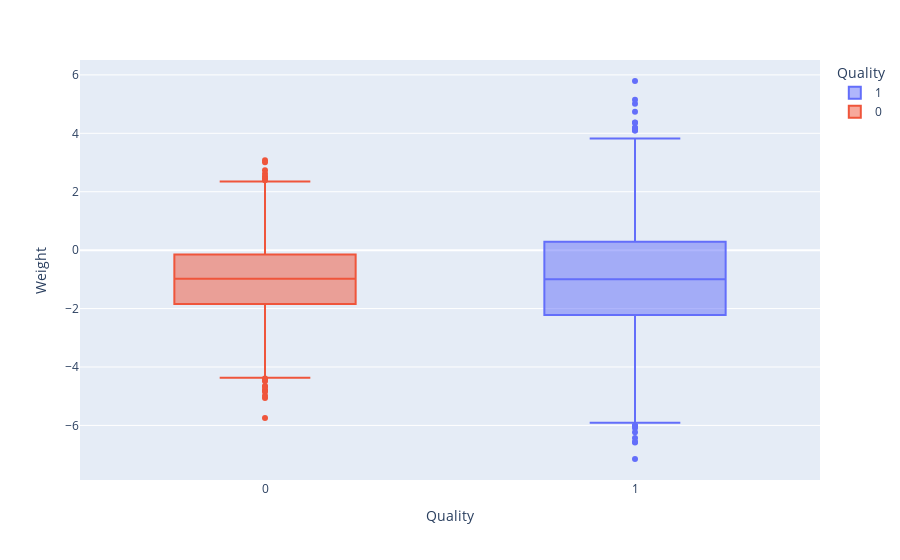

This figure's notebook cell:
### Code cell
# BoxPlot Quality x Weight
# Será que tem diferença de peso, entre as frutas boas e ruims? Vemos isso atráves de um boxplot
px.box(df_frutas, x='Quality', y='Weight', color='Quality')

### Figure 1 — Plotly figure (JSON) as saved in the notebook; plotly's stock layout.template omitted (floating-point values rounded to 4 significant figures; data arrays with more than 128 entries replaced by an {"elided": "..."} marker saying what was removed)
{"data": [{"alignmentgroup": "True", "hovertemplate": "Quality=%{x}<br>Weight=%{y}<extra></extra>", "legendgroup": "1", "marker": {"color": "#636efa"}, "name": "1", "notched": false, "offsetgroup": "1", "orientation": "v", "showlegend": true, "type": "box", "x": {"elided": "2004 int values"}, "x0": " ", "xaxis": "x", "y": {"elided": "2004 float values"}, "y0": " ", "yaxis": "y"}, {"alignmentgroup": "True", "hovertemplate": "Quality=%{x}<br>Weight=%{y}<extra></extra>", "legendgroup": "0", "marker": {"color": "#EF553B"}, "name": "0", "notched": false, "offsetgroup": "0", "orientation": "v", "showlegend": true, "type": "box", "x": {"elided": "1996 int values"}, "x0": " ", "xaxis": "x", "y": {"elided": "1996 float values"}, "y0": " ", "yaxis": "y"}], "layout": {"boxmode": "overlay", "legend": {"title": {"text": "Quality"}, "tracegroupgap": 0}, "margin": {"t": 60}, "xaxis": {"anchor": "y", "categoryarray": [1, 0], "categoryorder": "array", "domain": [0, 1], "title": {"text": "Quality"}}, "yaxis": {"anchor": "x", "domain": [0, 1], "title": {"text": "Weight"}}}}
